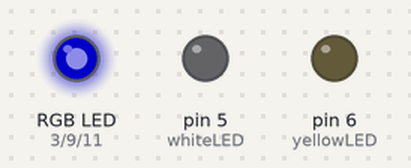
A sketch run on a simulated Arduino Uno, built with avr-gcc and run on an emulated ATmega328P. Shown: an RGB LED mixed from three pins (HIGH = lit), output pins drawn as LEDs (lit = HIGH). Dim RGB values are drawn brighter than linear; random numbers use the default seed unless the sketch sets one.

Above: at 0.6 s.
At 4.4 s:
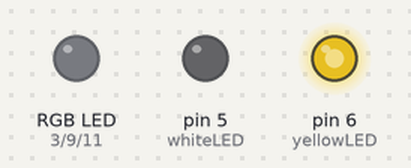
At 8.2 s:
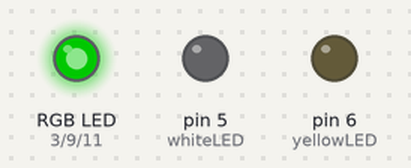
At 19.21 s:
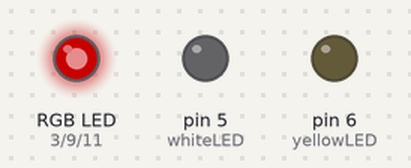
At 38.62 s:
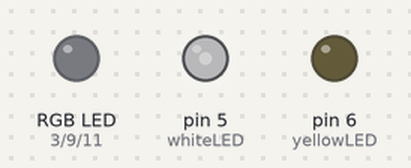
Timing chart, 0 to 40.0 s (numbered marks = the images above):
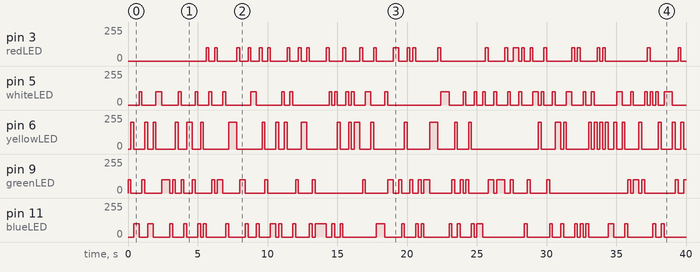

The sketch:

random_rgb_jhilimili.ino
```cpp
int whiteLED = 5;
int redLED = 3;
int greenLED = 9;
int blueLED = 11;
int yellowLED = 6;


int brightness = 100;
int onTime = 200;
int n1=200;
int n2=200;

void setup() {
  // put your setup code here, to run once:
  pinMode(redLED, INPUT);
  pinMode(greenLED, INPUT);
  pinMode(blueLED, INPUT);

}

int i=0;
int n=5;
void loop() {
    // put your main code here, to run repeatedly:

  i = random(n);
  if(i%n==1){
    analogWrite(redLED, brightness);
    delay(random(n1, n2));
    analogWrite(redLED, 0);
    }
  else if(i%n==2){
    analogWrite(greenLED, brightness);
    delay(random(n1, n2));
    analogWrite(greenLED, 0);
    }
    else if(i%n==3){
    analogWrite(blueLED, brightness);
    delay(random(n1, n2));
    analogWrite(blueLED, 0);
    }
    else if(i%n==4){
    analogWrite(yellowLED, brightness*2);
    delay(random(n1, n2));
    analogWrite(yellowLED, 0);
    //delay();
    }
  else{
    analogWrite(whiteLED, brightness);
    delay(random(n1, n2));
    analogWrite(whiteLED, 0);
    }
    i++;
}
```

Measured:
- by itself, pin 3 (redLED): 0/255 → 100/255 at 5.6 s, → 0/255 0.20 s later, → 100/255 0.40 s later, → 0/255 0.20 s later, … (58 changes in this stretch)
- by itself, pin 5 (whiteLED): 0/255 → 100/255 at 0.80 s, → 0/255 0.20 s later, → 100/255 1.0 s later, → 0/255 0.40 s later, … (68 changes in this stretch)
